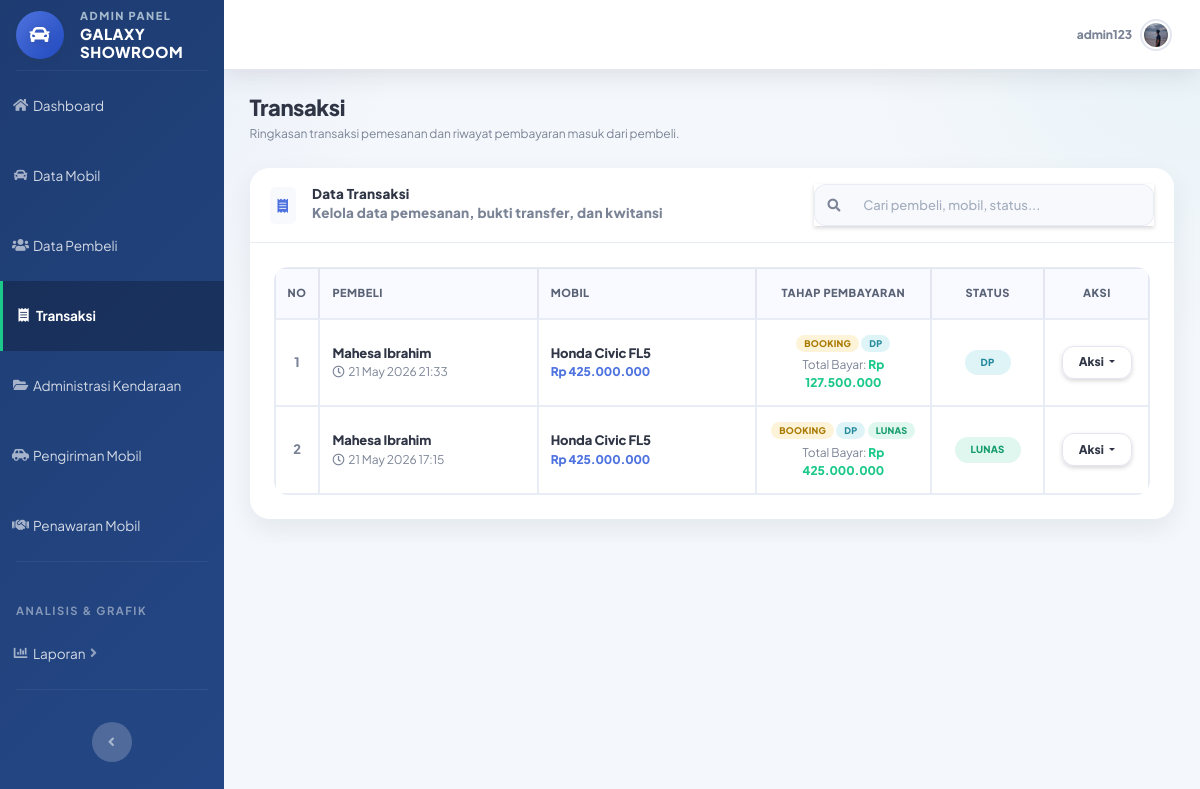
Screenshot of /admin/transaksi.php (signed in) with the database file from the repository.
### tables this page shows
CREATE TABLE `pemesanan` (
  `id_pemesanan` int(11) NOT NULL,
  `id_pembeli` int(11) DEFAULT NULL,
  `id_mobil` int(11) DEFAULT NULL,
  `tanggal_pesan` datetime DEFAULT NULL,
  `total_harga` decimal(15,2) DEFAULT NULL,
  `status` enum('booking','dp','lunas','batal') DEFAULT 'booking',
  `deadline_dp` date DEFAULT NULL,
  `foto_ktp` varchar(255) DEFAULT NULL
);

CREATE TABLE `pembeli` (
  `id_pembeli` int(11) NOT NULL,
  `id_user` int(11) DEFAULT NULL,
  `nama` varchar(100) DEFAULT NULL,
  `alamat` text DEFAULT NULL,
  `no_hp` varchar(15) DEFAULT NULL,
  `foto` varchar(255) DEFAULT NULL
);

CREATE TABLE `mobil` (
  `id_mobil` int(11) NOT NULL,
  `id_penjual` int(11) DEFAULT NULL,
  `nama_mobil` varchar(100) DEFAULT NULL,
  `harga` decimal(15,0) DEFAULT NULL,
  `stok` int(11) DEFAULT NULL,
  `status` enum('tersedia','dipesan','terjual') DEFAULT NULL,
  `deskripsi` text NOT NULL,
  `tahun` year(4) NOT NULL,
  `foto` varchar(255) NOT NULL
);

### admin/transaksi.php (the view, shortened to what this page needs)
<?php
include "../config/koneksi.php";
function rupiah($angka)
{
    return "Rp " . number_format((float)$angka, 0, ',', '.');
}
function cekKolom($koneksi, $tabel, $kolom)
{
    $q = mysqli_query($koneksi, "SHOW COLUMNS FROM `$tabel` LIKE '$kolom'");
    return ($q && mysqli_num_rows($q) > 0);
}
$kolomJenis = cekKolom($koneksi, "pembayaran", "jenis_pembayaran")
    ? "pembayaran.jenis_pembayaran"
    : "'booking'";
$data = mysqli_query($koneksi, "
    SELECT
        pemesanan.id_pemesanan,
        pemesanan.tanggal_pesan,
        pemesanan.total_harga,
        pemesanan.status AS status_pesanan,
        pembeli.nama AS nama_pembeli,
        mobil.nama_mobil,
        COALESCE(SUM(pembayaran.jumlah), 0) AS total_bayar,
        MAX(CASE
            WHEN $kolomJenis = 'booking' THEN 1
            ELSE 0
        END) AS sudah_booking,
        MAX(CASE
            WHEN $kolomJenis = 'dp' THEN 1
            ELSE 0
        END) AS sudah_dp,
        MAX(CASE
            WHEN $kolomJenis = 'pelunasan' THEN 1
            ELSE 0
        END) AS sudah_pelunasan,
        MAX(CASE
            WHEN pembayaran.bukti_pembayaran IS NOT NULL
            AND pembayaran.bukti_pembayaran != '-'
            THEN pembayaran.bukti_pembayaran
            ELSE NULL
        END) AS bukti_pembayaran
    FROM pemesanan
    JOIN pembeli
    ON pemesanan.id_pembeli = pembeli.id_pembeli
    JOIN mobil
    ON pemesanan.id_mobil = mobil.id_mobil
    LEFT JOIN pembayaran
    ON pemesanan.id_pemesanan = pembayaran.id_pemesanan
    GROUP BY pemesanan.id_pemesanan
    ORDER BY pemesanan.id_pemesanan DESC
");
?>
<!DOCTYPE html>
<html lang="id">
<head>
    <link href="../assets/vendor/fontawesome-free/css/all.min.css" rel="stylesheet">
    <link href="../assets/css/sb-admin-2.min.css" rel="stylesheet">
    <link href="../assets/css/admin.css" rel="stylesheet">
</head>
<body id="page-top" class="role-admin page-table">
<div id="wrapper">
    <?php include "../includes/sidebar_admin.php"; ?>
    <div id="content-wrapper" class="d-flex flex-column">
        <div id="content">
            <?php
            include "../includes/topbar.php";
            ?>
            <div class="container-fluid">
                <div class="d-sm-flex align-items-center justify-content-between mb-4">
                    <div>
                        <h1 class="h3 mb-1 text-gray-800 font-weight-bold tracking-tight">Transaksi</h1>
                        <p class="mb-0 text-muted small">
                            Ringkasan transaksi pemesanan dan riwayat pembayaran masuk dari pembeli.
                        </p>
                    </div>
                </div>
                <div class="card shadow border-0 mb-4 rounded-lg">
                    <div class="card-header bg-white border-bottom py-3 d-flex flex-column flex-md-row align-items-md-center justify-content-between">
                        <div class="d-flex align-items-center mb-3 mb-md-0">
                            <div class="bg-light p-2 rounded mr-3">
                                <i class="fas fa-receipt text-primary"></i>
                            </div>
                            <div>
                                <h6 class="m-0 font-weight-bold text-gray-800">Data Transaksi</h6>
                                <p class="m-0 text-muted small">Kelola data pemesanan, bukti transfer, dan kwitansi</p>
                            </div>
                        </div>
                        <div class="input-group shadow-sm" style="max-width: 340px;">
                            <div class="input-group-prepend">
                                <span class="input-group-text bg-light border-right-0 text-muted">
                                    <i class="fas fa-search"></i>
                                </span>
                            </div>
                            <input type="text"
                                   id="searchInput"
                                   class="form-control bg-light border-left-0 text-sm"
                                   placeholder="Cari pembeli, mobil, status..."
                                   onkeyup="filterTable()">
                        </div>
                    </div>
                    <div class="card-body p-4">
                        <?php if (mysqli_num_rows($data) > 0) : ?>
                            <div class="table-responsive">
                                <table class="table table-bordered table-hover mb-0" id="transaksiTable" width="100%" cellspacing="0">
                                    <thead class="bg-light text-dark text-uppercase small font-weight-bold">
                                        <tr>
                                            <th class="text-center py-3" style="width: 5%;">No</th>
                                            <th class="py-3" style="width: 25%;">Pembeli</th>
                                            <th class="py-3" style="width: 25%;">Mobil</th>
                                            <th class="text-center py-3" style="width: 20%;">Tahap Pembayaran</th>
                                            <th class="text-center py-3" style="width: 13%;">Status</th>
                                            <th class="text-center py-3" style="width: 12%;">Aksi</th>
                                        </tr>
                                    </thead>
                                    <tbody class="text-gray-700">
                                    <?php
                                    $no = 1;
                                    while ($row = mysqli_fetch_assoc($data)) :
                                        $status = strtolower($row['status_pesanan'] ?? '-');
                                        $badgeStatus = "secondary";
                                        $textStatus = ucfirst($status);
                                        if ($status == "booking") {
                                            $badgeStatus = "warning";
                                            $textStatus = "Booking";
                                        } elseif ($status == "dp") {
                                            $badgeStatus = "info";
                                            $textStatus = "DP";
                                        } elseif ($status == "lunas") {
                                            $badgeStatus = "success";
                                            $textStatus = "Lunas";
                                        } elseif ($status == "batal") {
                                            $badgeStatus = "danger";
                                            $textStatus = "Batal";
                                        }
                                        $totalHarga = (float)$row['total_harga'];
                                        $totalBayar = (float)$row['total_bayar'];
                                    ?>
                                        <tr class="align-middle">
                                            <td class="text-center align-middle font-weight-bold text-muted">
                                                <?= $no++; ?>
                                            </td>
                                            <td class="align-middle">
                                                <div class="font-weight-bold text-gray-800 mb-0">
                                                    <?= htmlspecialchars($row['nama_pembeli'] ?? '-'); ?>
                                                </div>
                                                <small class="text-muted d-block">
                                                    <i class="far fa-clock mr-1"></i><?= date('d M Y H:i', strtotime($row['tanggal_pesan'])); ?>
                                                </small>
                                            </td>
                                            <td class="align-middle">
                                                <div class="font-weight-bold text-gray-800 mb-0">
                                                    <?= htmlspecialchars($row['nama_mobil'] ?? '-'); ?>
                                                </div>
                                                <div class="small text-primary font-weight-bold">
                                                    <?= rupiah($totalHarga); ?>
                                                </div>
                                            </td>
                                            <td class="align-middle text-center">
                                                <div class="mb-1">
                                                    <?php if ($row['sudah_booking']) : ?>
                                                        <span class="badge badge-pill badge-warning px-2 py-1 font-weight-bold small text-uppercase" style="font-size: 70%;">Booking</span>
                                                    <?php endif; ?>
                                                    <?php if ($row['sudah_dp']) : ?>
                                                        <span class="badge badge-pill badge-info px-2 py-1 font-weight-bold small text-uppercase" style="font-size: 70%;">DP</span>
                                                    <?php endif; ?>
                                                    <?php if ($row['sudah_pelunasan']) : ?>
                                                        <span class="badge badge-pill badge-success px-2 py-1 font-weight-bold small text-uppercase" style="font-size: 70%;">Lunas</span>
                                                    <?php endif; ?>
                                                </div>
                                                <small class="text-muted d-block">
                                                    Total Bayar: <span class="text-success font-weight-bold"><?= rupiah($totalBayar); ?></span>
                                                </small>
                                            </td>
                                            <td class="text-center align-middle">
                                                <span class="badge badge-pill badge-<?= $badgeStatus; ?> px-3 py-2 font-weight-bold text-uppercase" style="font-size: 75%;">
                                                    <?= $textStatus; ?>
                                                </span>
                                            </td>
                                            <td class="text-center align-middle">
                                                <div class="dropdown">
                                                    <button class="btn btn-white border text-gray-800 btn-sm dropdown-toggle shadow-sm px-3 font-weight-bold"
                                                            type="button"
                                                            id="dropdownAksi<?= $row['id_pemesanan']; ?>"
                                                            data-toggle="dropdown"
                                                            aria-haspopup="true"
                                                            aria-expanded="false">
                                                        Aksi
                                                    </button>
                                                </div>
                                            </td>
                                        </tr>
                                    <?php endwhile; ?>
                                    </tbody>
                                </table>
                            </div>
                        <?php endif; ?>
                    </div>
                </div>
            </div>
        </div>
    </div>
</div>
</body>
</html>

### rows the page displays
pemesanan: id_pembeli.nama "Mahesa Ibrahim", tanggal_pesan "21 May 2026 21:33", id_mobil.nama_mobil "Honda Civic FL5", total_harga "Rp 425.000.000", totalBayar "Rp 127.500.000", status "DP"
pemesanan: id_pembeli.nama "Mahesa Ibrahim", tanggal_pesan "21 May 2026 17:15", id_mobil.nama_mobil "Honda Civic FL5", total_harga "Rp 425.000.000", shows "LUNAS", totalBayar "Rp 425.000.000", status "LUNAS"

### other values shown
$username "admin123"
